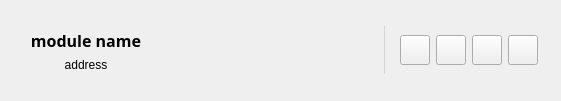
<?xml version="1.0" encoding="UTF-8"?>
<ui version="4.0">
 <class>DeviceItem</class>
 <widget class="QWidget" name="DeviceItem">
  <property name="geometry">
   <rect>
    <x>0</x>
    <y>0</y>
    <width>561</width>
    <height>101</height>
   </rect>
  </property>
  <property name="windowTitle">
   <string notr="true">DeviceForm</string>
  </property>
  <layout class="QHBoxLayout" name="horizontalLayout">
   <property name="spacing">
    <number>0</number>
   </property>
   <item>
    <widget class="QWidget" name="title_widget" native="true">
     <property name="minimumSize">
      <size>
       <width>150</width>
       <height>0</height>
      </size>
     </property>
     <property name="maximumSize">
      <size>
       <width>180</width>
       <height>16777215</height>
      </size>
     </property>
     <layout class="QVBoxLayout" name="verticalLayout">
      <property name="leftMargin">
       <number>0</number>
      </property>
      <property name="topMargin">
       <number>0</number>
      </property>
      <property name="rightMargin">
       <number>0</number>
      </property>
      <property name="bottomMargin">
       <number>0</number>
      </property>
      <item>
       <spacer name="verticalSpacer_2">
        <property name="orientation">
         <enum>Qt::Vertical</enum>
        </property>
        <property name="sizeHint" stdset="0">
         <size>
          <width>20</width>
          <height>0</height>
         </size>
        </property>
       </spacer>
      </item>
      <item>
       <widget class="QLabel" name="label_device_name">
        <property name="maximumSize">
         <size>
          <width>16777214</width>
          <height>30</height>
         </size>
        </property>
        <property name="font">
         <font>
          <family>微软雅黑</family>
          <pointsize>12</pointsize>
          <weight>75</weight>
          <bold>true</bold>
         </font>
        </property>
        <property name="text">
         <string>module name</string>
        </property>
        <property name="alignment">
         <set>Qt::AlignCenter</set>
        </property>
       </widget>
      </item>
      <item>
       <widget class="QLabel" name="label_address">
        <property name="maximumSize">
         <size>
          <width>16777215</width>
          <height>30</height>
         </size>
        </property>
        <property name="text">
         <string>address</string>
        </property>
        <property name="alignment">
         <set>Qt::AlignCenter</set>
        </property>
       </widget>
      </item>
      <item>
       <spacer name="verticalSpacer">
        <property name="orientation">
         <enum>Qt::Vertical</enum>
        </property>
        <property name="sizeHint" stdset="0">
         <size>
          <width>20</width>
          <height>0</height>
         </size>
        </property>
       </spacer>
      </item>
     </layout>
    </widget>
   </item>
   <item>
    <widget class="QWidget" name="main_widget" native="true"/>
   </item>
   <item>
    <widget class="QWidget" name="tool_widget" native="true">
     <property name="sizePolicy">
      <sizepolicy hsizetype="Fixed" vsizetype="Fixed">
       <horstretch>0</horstretch>
       <verstretch>0</verstretch>
      </sizepolicy>
     </property>
     <property name="minimumSize">
      <size>
       <width>253</width>
       <height>48</height>
      </size>
     </property>
     <property name="maximumSize">
      <size>
       <width>253</width>
       <height>48</height>
      </size>
     </property>
     <layout class="QHBoxLayout" name="horizontalLayout_3">
      <property name="spacing">
       <number>0</number>
      </property>
      <property name="leftMargin">
       <number>0</number>
      </property>
      <property name="topMargin">
       <number>0</number>
      </property>
      <property name="rightMargin">
       <number>0</number>
      </property>
      <property name="bottomMargin">
       <number>0</number>
      </property>
      <item>
       <widget class="QWidget" name="widget_indicator" native="true">
        <property name="sizePolicy">
         <sizepolicy hsizetype="Fixed" vsizetype="Preferred">
          <horstretch>0</horstretch>
          <verstretch>0</verstretch>
         </sizepolicy>
        </property>
        <property name="minimumSize">
         <size>
          <width>65</width>
          <height>30</height>
         </size>
        </property>
        <property name="maximumSize">
         <size>
          <width>65</width>
          <height>16777215</height>
         </size>
        </property>
        <layout class="QHBoxLayout" name="horizontalLayout_2">
         <property name="spacing">
          <number>15</number>
         </property>
         <property name="leftMargin">
          <number>0</number>
         </property>
         <property name="topMargin">
          <number>0</number>
         </property>
         <property name="rightMargin">
          <number>0</number>
         </property>
         <property name="bottomMargin">
          <number>0</number>
         </property>
         <item>
          <widget class="QWidget" name="widget_heartbeat_2" native="true">
           <property name="sizePolicy">
            <sizepolicy hsizetype="Fixed" vsizetype="Fixed">
             <horstretch>0</horstretch>
             <verstretch>0</verstretch>
            </sizepolicy>
           </property>
           <property name="minimumSize">
            <size>
             <width>20</width>
             <height>20</height>
            </size>
           </property>
           <property name="maximumSize">
            <size>
             <width>20</width>
             <height>20</height>
            </size>
           </property>
           <layout class="QVBoxLayout" name="verticalLayout_6">
            <property name="spacing">
             <number>0</number>
            </property>
            <property name="leftMargin">
             <number>0</number>
            </property>
            <property name="topMargin">
             <number>0</number>
            </property>
            <property name="rightMargin">
             <number>0</number>
            </property>
            <property name="bottomMargin">
             <number>0</number>
            </property>
            <item>
             <widget class="HeartBeatItem" name="widget_heartbeat" native="true">
              <property name="sizePolicy">
               <sizepolicy hsizetype="Fixed" vsizetype="Fixed">
                <horstretch>0</horstretch>
                <verstretch>0</verstretch>
               </sizepolicy>
              </property>
              <property name="minimumSize">
               <size>
                <width>20</width>
                <height>20</height>
               </size>
              </property>
              <property name="maximumSize">
               <size>
                <width>20</width>
                <height>20</height>
               </size>
              </property>
             </widget>
            </item>
           </layout>
          </widget>
         </item>
         <item>
          <widget class="QWidget" name="widget_alarm" native="true">
           <property name="sizePolicy">
            <sizepolicy hsizetype="Fixed" vsizetype="Fixed">
             <horstretch>0</horstretch>
             <verstretch>0</verstretch>
            </sizepolicy>
           </property>
           <property name="minimumSize">
            <size>
             <width>30</width>
             <height>30</height>
            </size>
           </property>
           <property name="maximumSize">
            <size>
             <width>30</width>
             <height>30</height>
            </size>
           </property>
           <layout class="QVBoxLayout" name="verticalLayout_7">
            <property name="spacing">
             <number>0</number>
            </property>
            <property name="leftMargin">
             <number>0</number>
            </property>
            <property name="topMargin">
             <number>0</number>
            </property>
            <property name="rightMargin">
             <number>0</number>
            </property>
            <property name="bottomMargin">
             <number>0</number>
            </property>
            <item>
             <widget class="QLabel" name="label_alarm">
              <property name="sizePolicy">
               <sizepolicy hsizetype="Fixed" vsizetype="Fixed">
                <horstretch>0</horstretch>
                <verstretch>0</verstretch>
               </sizepolicy>
              </property>
              <property name="minimumSize">
               <size>
                <width>30</width>
                <height>30</height>
               </size>
              </property>
              <property name="maximumSize">
               <size>
                <width>30</width>
                <height>30</height>
               </size>
              </property>
              <property name="styleSheet">
               <string notr="true">QLabel{border-image: url(:/process/image/process/alarm_1.png);}</string>
              </property>
             </widget>
            </item>
           </layout>
          </widget>
         </item>
        </layout>
       </widget>
      </item>
      <item>
       <widget class="QLabel" name="label">
        <property name="sizePolicy">
         <sizepolicy hsizetype="Fixed" vsizetype="Preferred">
          <horstretch>0</horstretch>
          <verstretch>0</verstretch>
         </sizepolicy>
        </property>
        <property name="minimumSize">
         <size>
          <width>20</width>
          <height>0</height>
         </size>
        </property>
        <property name="maximumSize">
         <size>
          <width>20</width>
          <height>16777215</height>
         </size>
        </property>
        <property name="styleSheet">
         <string notr="true">color: lightgrey;</string>
        </property>
        <property name="frameShape">
         <enum>QFrame::VLine</enum>
        </property>
       </widget>
      </item>
      <item>
       <widget class="QStackedWidget" name="stackedWidget">
        <property name="sizePolicy">
         <sizepolicy hsizetype="Fixed" vsizetype="Fixed">
          <horstretch>0</horstretch>
          <verstretch>0</verstretch>
         </sizepolicy>
        </property>
        <property name="minimumSize">
         <size>
          <width>30</width>
          <height>30</height>
         </size>
        </property>
        <property name="maximumSize">
         <size>
          <width>30</width>
          <height>30</height>
         </size>
        </property>
        <property name="currentIndex">
         <number>2</number>
        </property>
        <widget class="QWidget" name="page_btn_start">
         <layout class="QVBoxLayout" name="verticalLayout_8">
          <property name="spacing">
           <number>0</number>
          </property>
          <property name="leftMargin">
           <number>0</number>
          </property>
          <property name="topMargin">
           <number>0</number>
          </property>
          <property name="rightMargin">
           <number>0</number>
          </property>
          <property name="bottomMargin">
           <number>0</number>
          </property>
          <item>
           <widget class="QPushButton" name="pushButton_start">
            <property name="sizePolicy">
             <sizepolicy hsizetype="Fixed" vsizetype="Fixed">
              <horstretch>0</horstretch>
              <verstretch>0</verstretch>
             </sizepolicy>
            </property>
            <property name="minimumSize">
             <size>
              <width>30</width>
              <height>30</height>
             </size>
            </property>
            <property name="maximumSize">
             <size>
              <width>30</width>
              <height>30</height>
             </size>
            </property>
            <property name="styleSheet">
             <string notr="true">QPushButton{border-image: url(:/process/image/process/start_0.png);}QPushButton:hover{border-image: url(:/process/image/process/start_1.png);}QPushButton:pressed{border-image: url(:/process/image/process/start_2.png);}</string>
            </property>
            <property name="text">
             <string/>
            </property>
           </widget>
          </item>
         </layout>
        </widget>
        <widget class="QWidget" name="page_btn_pause">
         <layout class="QVBoxLayout" name="verticalLayout_9">
          <property name="spacing">
           <number>0</number>
          </property>
          <property name="leftMargin">
           <number>0</number>
          </property>
          <property name="topMargin">
           <number>0</number>
          </property>
          <property name="rightMargin">
           <number>0</number>
          </property>
          <property name="bottomMargin">
           <number>0</number>
          </property>
          <item>
           <widget class="QPushButton" name="pushButton_pause">
            <property name="sizePolicy">
             <sizepolicy hsizetype="Fixed" vsizetype="Fixed">
              <horstretch>0</horstretch>
              <verstretch>0</verstretch>
             </sizepolicy>
            </property>
            <property name="minimumSize">
             <size>
              <width>30</width>
              <height>30</height>
             </size>
            </property>
            <property name="maximumSize">
             <size>
              <width>30</width>
              <height>30</height>
             </size>
            </property>
            <property name="styleSheet">
             <string notr="true">QPushButton{border-image: url(:/process/image/process/pause_0.png);}QPushButton:hover{border-image: url(:/process/image/process/pause_1.png);}QPushButton:pressed{border-image: url(:/process/image/process/pause_2.png);}</string>
            </property>
            <property name="text">
             <string/>
            </property>
           </widget>
          </item>
         </layout>
        </widget>
        <widget class="QWidget" name="page_btn_resume">
         <layout class="QVBoxLayout" name="verticalLayout_10">
          <property name="spacing">
           <number>0</number>
          </property>
          <property name="leftMargin">
           <number>0</number>
          </property>
          <property name="topMargin">
           <number>0</number>
          </property>
          <property name="rightMargin">
           <number>0</number>
          </property>
          <property name="bottomMargin">
           <number>0</number>
          </property>
          <item>
           <widget class="QPushButton" name="pushButton_resume">
            <property name="sizePolicy">
             <sizepolicy hsizetype="Fixed" vsizetype="Fixed">
              <horstretch>0</horstretch>
              <verstretch>0</verstretch>
             </sizepolicy>
            </property>
            <property name="minimumSize">
             <size>
              <width>30</width>
              <height>30</height>
             </size>
            </property>
            <property name="maximumSize">
             <size>
              <width>30</width>
              <height>30</height>
             </size>
            </property>
            <property name="styleSheet">
             <string notr="true">QPushButton{border-image: url(:/process/image/process/resume_0.png);}QPushButton:hover{border-image: url(:/process/image/process/resume_1.png);}QPushButton:pressed{border-image: url(:/process/image/process/resume_2.png);}</string>
            </property>
            <property name="text">
             <string/>
            </property>
           </widget>
          </item>
         </layout>
        </widget>
       </widget>
      </item>
      <item>
       <widget class="QPushButton" name="pushButton_stop">
        <property name="sizePolicy">
         <sizepolicy hsizetype="Fixed" vsizetype="Fixed">
          <horstretch>0</horstretch>
          <verstretch>0</verstretch>
         </sizepolicy>
        </property>
        <property name="minimumSize">
         <size>
          <width>30</width>
          <height>30</height>
         </size>
        </property>
        <property name="maximumSize">
         <size>
          <width>30</width>
          <height>30</height>
         </size>
        </property>
        <property name="styleSheet">
         <string notr="true">QPushButton{border-image: url(:/process/image/process/stop_0.png);}QPushButton:hover{border-image: url(:/process/image/process/stop_1.png);}QPushButton:pressed{border-image: url(:/process/image/process/stop_2.png);}</string>
        </property>
       </widget>
      </item>
      <item>
       <widget class="QPushButton" name="pushButton_reset">
        <property name="sizePolicy">
         <sizepolicy hsizetype="Fixed" vsizetype="Fixed">
          <horstretch>0</horstretch>
          <verstretch>0</verstretch>
         </sizepolicy>
        </property>
        <property name="minimumSize">
         <size>
          <width>30</width>
          <height>30</height>
         </size>
        </property>
        <property name="maximumSize">
         <size>
          <width>30</width>
          <height>30</height>
         </size>
        </property>
        <property name="styleSheet">
         <string notr="true">QPushButton{border-image: url(:/process/image/process/reset_0.png);}QPushButton:hover{border-image: url(:/process/image/process/reset_1.png);}QPushButton:pressed{border-image: url(:/process/image/process/reset_2.png);}</string>
        </property>
       </widget>
      </item>
      <item>
       <widget class="QPushButton" name="pushButton_tool">
        <property name="sizePolicy">
         <sizepolicy hsizetype="Fixed" vsizetype="Fixed">
          <horstretch>0</horstretch>
          <verstretch>0</verstretch>
         </sizepolicy>
        </property>
        <property name="minimumSize">
         <size>
          <width>30</width>
          <height>30</height>
         </size>
        </property>
        <property name="maximumSize">
         <size>
          <width>30</width>
          <height>30</height>
         </size>
        </property>
        <property name="styleSheet">
         <string notr="true">QPushButton{border-image: url(:/process/image/process/tool_0.png);}QPushButton:hover{border-image: url(:/process/image/process/tool_1.png);}QPushButton:pressed{border-image: url(:/process/image/process/tool_2.png);}</string>
        </property>
       </widget>
      </item>
     </layout>
    </widget>
   </item>
  </layout>
 </widget>
 <customwidgets>
  <customwidget>
   <class>HeartBeatItem</class>
   <extends>QWidget</extends>
   <header>views/device_item/heart_beat_item.h</header>
   <container>1</container>
  </customwidget>
 </customwidgets>
 <resources/>
 <connections/>
</ui>
